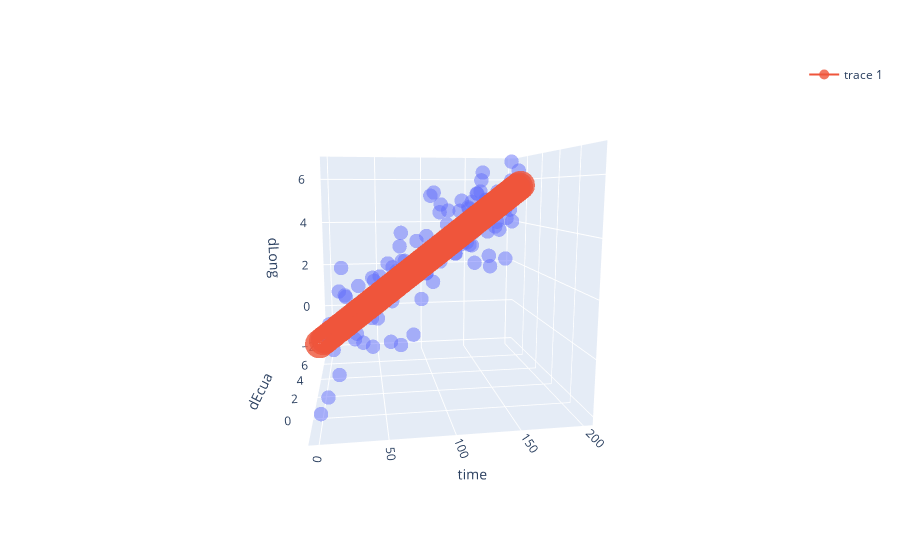

Here is the notebook cell this chart was saved with:
### Code cell
scatter_plot_3D(data_1,Linea2_3D)
